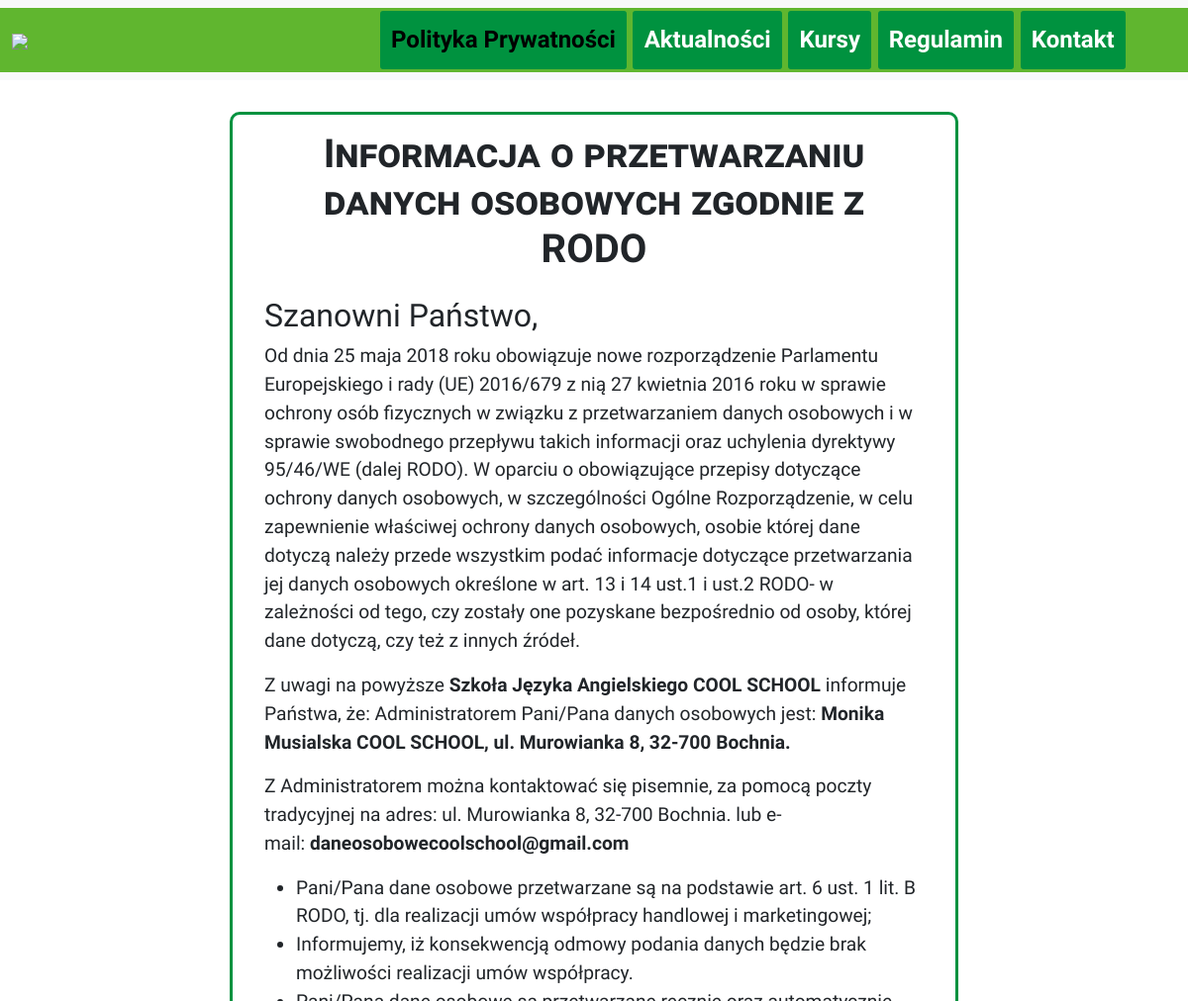
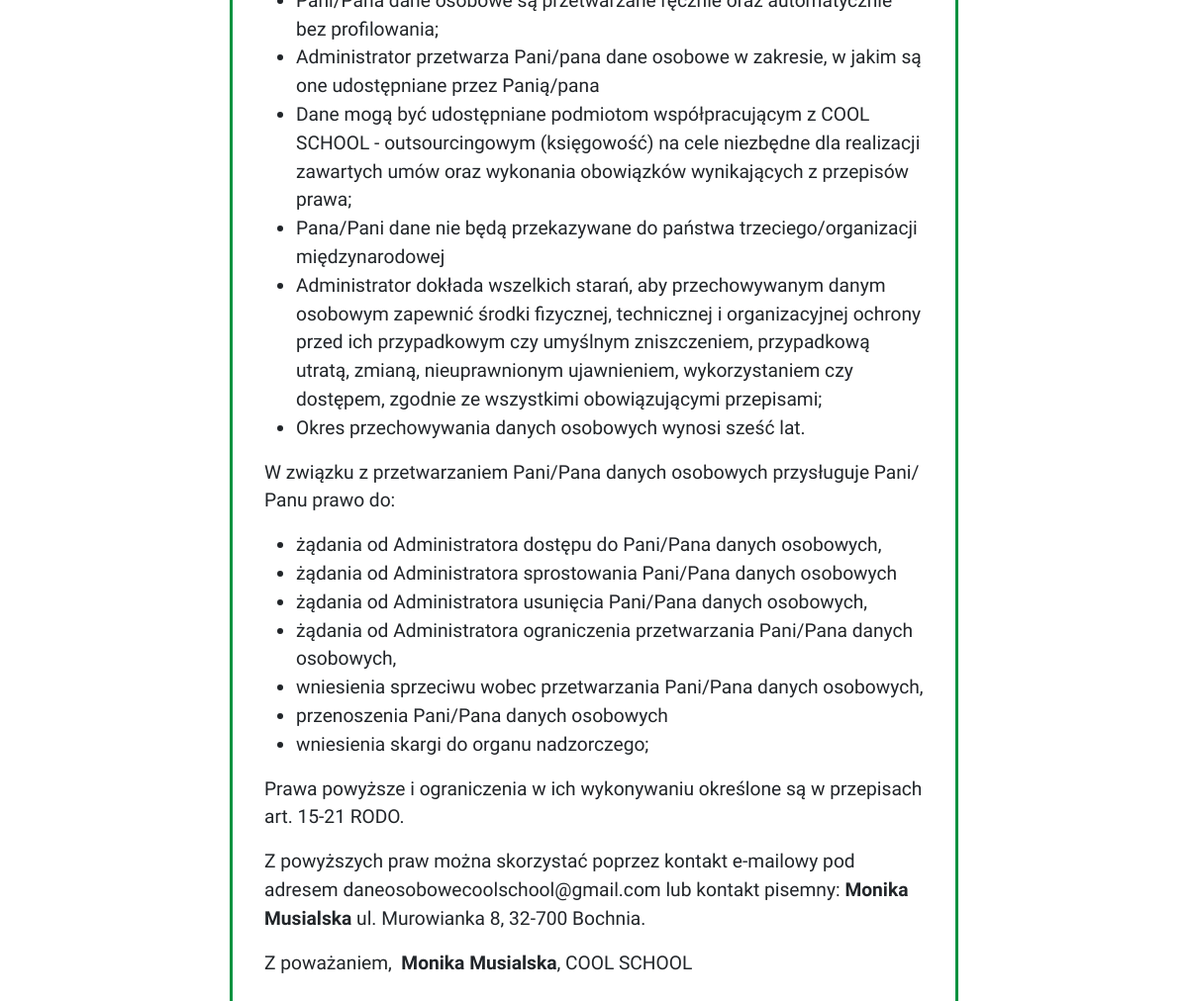
/privacy_policy/, run on the app's committed database (2 pictures, top to bottom).
### articles_app/models.py (models this page shows)
class Page(models.Model):
    title = models.CharField(max_length=100)
    page_url = models.URLField(max_length=200, blank=True, null=True)
    edit_url = models.URLField(max_length=200, blank=True, null=True)

class Article(models.Model):
    title = models.CharField(max_length=200)
    content = RichTextField()
    pub_date = models.DateTimeField('date published')
    page = models.ForeignKey(Page, on_delete=models.CASCADE, null=True)
    show_on_whiteboard = models.BooleanField(default=False)

### articles_app/views.py (the view)
# urls.py: path('privacy_policy/', views.privacy_policy, name="privacy_policy"),
def privacy_policy(request):
    return render_page_based_on_index_template(request, "Polityka Prywatności")

### articles_app/views.py (called while the page is built)
def render_page_based_on_index_template(request, page_name):
    pages = Page.objects.all()
    articles = list(Article.objects.filter(page__title=page_name))
    articles.sort(key=lambda x: x.pub_date, reverse=True)
    default_pages_dict = {}
    for page in pages:
        if page.title not in ('Główna', page_name):
            default_pages_dict.update({page.title: page.page_url.split('/')[0]})
    return render(request, 'index.html', {'default_pages_dict': default_pages_dict, 'current_page_name': page_name, 'articles': articles})

### articles_app/templates/index.html (shortened to what this page needs)
<!DOCTYPE html>
{% load static %}
<html lang="en">
<head>
    <link href="https://cdn.jsdelivr.net/npm/bootstrap@5.3.1/dist/css/bootstrap.min.css" rel="stylesheet"
>
    <link rel="stylesheet" type="text/css" href="{% static 'css/styles.css' %}">
</head>
<body>
<nav class="navbar navbar-expand-lg bg-body-tertiary">
    <div class="container-fluid" id="nav_top">
        <a class="navbar-brand" href="{% url 'index' %}">
            <img id="imgLogo" class="fade-in" src="{% static 'img/logo2.png' %}"></a>
        <div class="collapse navbar-collapse mx-5 fade-in" id="navbarNav">
            <ul class="navbar-nav ms-auto">
                {% if current_page_name != "Główna" %}
                    <li class="nav-item">
                        <a class="nav-link" aria-current="page">{{ current_page_name }}</a>
                    </li>
                {% endif %}
                {% for page_name, page_url in default_pages_dict.items %}
                    <li class="nav-item">
                        <a class="nav-link" href="{% url page_url %}">{{ page_name }}</a>
                    </li>
                {% endfor %}
            </ul>
        </div>
    </div>
</nav>
<div class="container">
    <div class="row">
        <div class="col-2">
        </div>
        <div class="col-8">
            {% for article in articles %}
                <article>
                    <h1 id="article_{{ article.id }}">{{ article.title }}</h1>
                    {{ article.content|safe }}
                </article>
            {% endfor %}
        </div>
        <div class="col-2">
        </div>
    </div>
</div>
</body>
</html>

### articles_app/static/css/styles.css (style rules this page uses)
body { font-family: 'Open Sans Condensed', sans-serif; background: url("../img/background.jpg") no-repeat fixed center; background-size: contain; }
#nav_top { background-color: #60b62f; }
li.nav-item { background-color: #00923f; margin: 0.2rem; border-radius: 3px; padding: 0.2rem; }
li.nav-item a { font-size: 1.5rem; font-weight: bold; color: white; }
li.nav-item a[aria-current="page"] { color: black; }
.navbar-collapse a.nav-link { padding-left: 1rem; }
h1 { text-align: center; font-weight: bold; }
article h1 { font-variant: small-caps; padding: 1rem; }
article { border-color: #00923f; border-width: 3px; border-radius: 10px; border-style: solid; margin-top: 2rem; padding-left: 2rem; padding-right: 2rem; padding-bottom: 2rem; font-size: 1.2rem; }
.fade-in { animation: fadeInAnimation 2s; }

### data on the page
Page: title "Polityka Prywatności"
Page: default_pages_dict "Aktualności"
Page: default_pages_dict "Kursy"
Page: default_pages_dict "Regulamin"
Page: default_pages_dict "Kontakt"
Article: title "Informacja o przetwarzaniu danych osobowych zgodnie z RODO", content "Szanowni Państwo, Od dnia 25 maja 2018 roku obowiązuje nowe rozporządzenie Parlamentu Europejskiego i rady (UE) 2016/679 z nią 27 kwietnia 2016 roku w sprawie ochrony osób fizycznych w związku z przetwarzaniem danych osobowych i w sprawie swobodnego przepływu takich informacji oraz uchylenia dyrektywy 95/46/WE (dalej RODO). W oparciu o obowiązujące przepisy dotyczące ochrony danych osobowych, w szczególności Ogólne Rozporządzenie, w celu zapewnienie właściwej ochrony danych osobowych, osobie której dane dotyczą należy przede wszystkim podać informacje dotyczące przetwarzania jej danych osobowych określone w art. 13 i 14 ust.1 i ust.2 RODO- w zależności od tego, czy zostały one pozyskane…"
